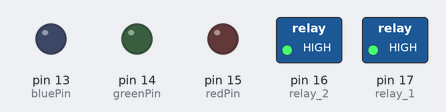
This sketch was run on a simulated Arduino Uno, built with avr-gcc and run on an emulated ATmega328P. Shown: switched loads named in the sketch (green lamp = pin HIGH), output pins drawn as LEDs (lit = HIGH). Dashed ring = blinking.

Above: at 0.5 s.
Timing chart, 0 to 4.6 s (numbered marks = the images above):
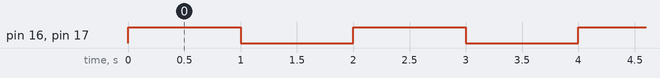

The sketch:

RELAY_CONTROL.ino
```cpp
int relay_1 = 17;
int relay_2 = 16;
//int buzzer = 2;
int redPin = 15;
int greenPin = 14;
int bluePin = 13;
void setup() {
  // put your setup code here, to run once:
  pinMode(relay_1, OUTPUT);
  pinMode(relay_2, OUTPUT);
  pinMode(redPin, OUTPUT);
  pinMode(greenPin, OUTPUT);
  pinMode(bluePin, OUTPUT);
  digitalWrite(redPin, LOW);
  digitalWrite(greenPin, LOW);
  digitalWrite(bluePin, LOW);
  // pinMode(buzzer, OUTPUT);
  // digitalWrite(buzzer, HIGH);
}

void loop() {
  // put your main code here, to run repeatedly:
  digitalWrite(relay_1, HIGH);
  digitalWrite(relay_2, HIGH);
  delay(1000);
  digitalWrite(relay_1, LOW);
  digitalWrite(relay_2, LOW);
  delay(1000);
}
```

Measured:
- by itself, pin 16 (relay_2), pin 17 (relay_1): alternates HIGH for 1.0 s and LOW for 1.0 s
